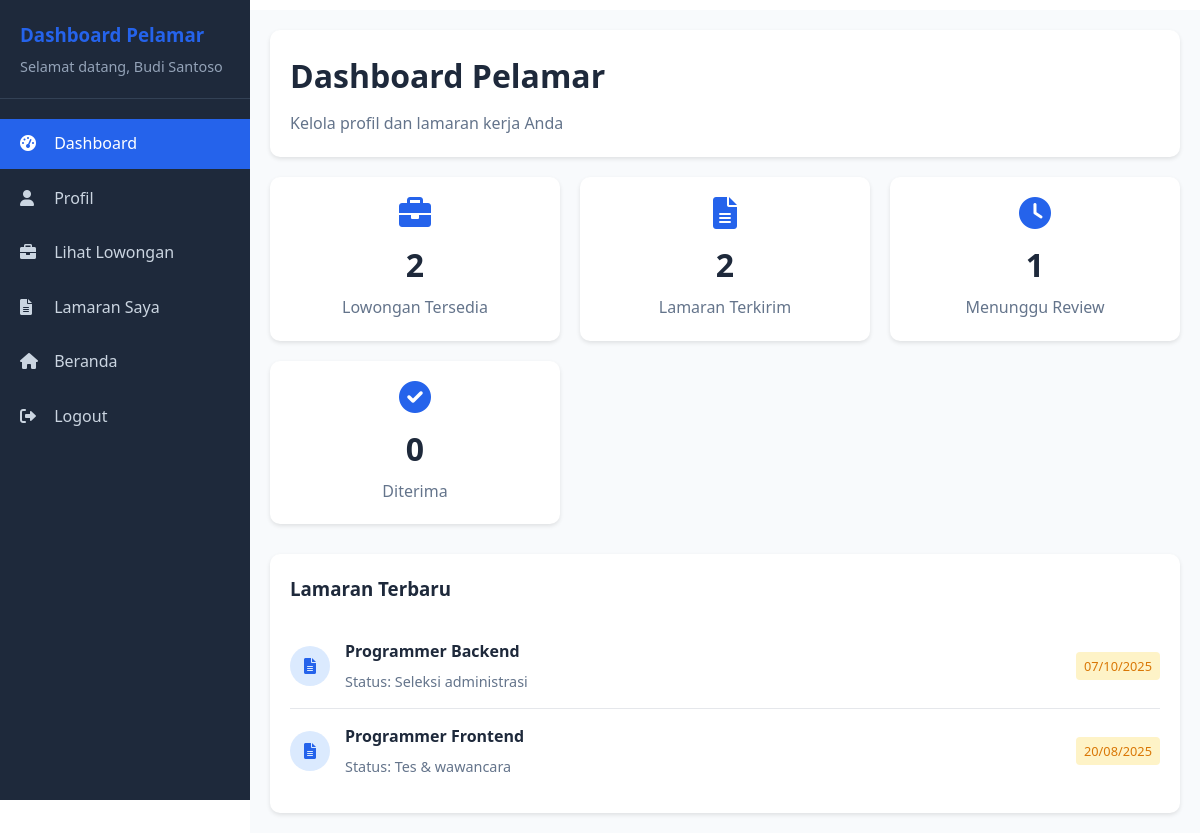
Page /pelamar/dashboard.php (signed in) on the committed database.
### tables this page shows
CREATE TABLE `applications` (
  `application_id` int NOT NULL,
  `job_id` int NOT NULL,
  `user_id` int NOT NULL,
  `no_telepon` varchar(20) NOT NULL,
  `pendidikan` varchar(100) NOT NULL,
  `cv` varchar(255) NOT NULL,
  `status` varchar(255) NOT NULL,
  `reason` text,
  `interview_date` datetime DEFAULT NULL,
  `start_date` date DEFAULT NULL,
  `applied_at` timestamp NOT NULL DEFAULT CURRENT_TIMESTAMP,
  `updated_at` timestamp NULL DEFAULT NULL
);

CREATE TABLE `lowongan` (
  `job_id` int NOT NULL,
  `title` varchar(200) NOT NULL,
  `description` text NOT NULL,
  `requirements` text,
  `location` varchar(100) DEFAULT NULL,
  `salary_range` varchar(50) DEFAULT NULL,
  `status` enum('open','closed') DEFAULT 'open',
  `posted_by` int DEFAULT NULL,
  `posted_at` timestamp NULL DEFAULT CURRENT_TIMESTAMP,
  `updated_at` timestamp NULL DEFAULT NULL,
  `hapus` int NOT NULL DEFAULT '0'
);

### pelamar/dashboard.php (the view, shortened to what this page needs)
<?php
require_once '../connect/koneksi.php';
$user_id = $_SESSION['user_id'];
$full_name = $_SESSION['full_name'];
$open_jobs = 0;
$sent_apps = 0;
$waiting = 0;
$accepted = 0;
$r1 = mysqli_query($conn, "SELECT COUNT(*) c FROM lowongan WHERE status='open' AND hapus=0");
if ($r1) {
    $open_jobs = (int)mysqli_fetch_assoc($r1)['c'];
}
$r2 = mysqli_query($conn, "SELECT COUNT(*) c FROM applications WHERE user_id=$user_id");
if ($r2) {
    $sent_apps = (int)mysqli_fetch_assoc($r2)['c'];
}
$r3 = mysqli_query($conn, "SELECT COUNT(*) c FROM applications WHERE user_id=$user_id AND status IN ('pending','seleksi administrasi')");
if ($r3) {
    $waiting = (int)mysqli_fetch_assoc($r3)['c'];
}
$r4 = mysqli_query($conn, "SELECT COUNT(*) c FROM applications WHERE user_id=$user_id AND status='diterima bekerja'");
if ($r4) {
    $accepted = (int)mysqli_fetch_assoc($r4)['c'];
}
$recent = mysqli_query($conn, "SELECT a.*, l.title FROM applications a JOIN lowongan l ON a.job_id=l.job_id WHERE a.user_id=$user_id ORDER BY a.applied_at DESC LIMIT 5");
?>
<!DOCTYPE html>
<html lang="id">
<head>
    <link rel="stylesheet" href="../assets/css/common.css">
    <link rel="stylesheet" href="../assets/css/navbar.css">
    <link rel="stylesheet" href="../assets/css/pages.css">
    <link rel="stylesheet" href="https://cdnjs.cloudflare.com/ajax/libs/font-awesome/6.0.0/css/all.min.css">
    <link rel="stylesheet" href="css/dashboard.css">
</head>
<body>
    <div class="dashboard-container">
        <div class="sidebar" id="sidebar">
            <div class="sidebar-header">
                <h3>Dashboard Pelamar</h3>
                <p>Selamat datang, <?php echo htmlspecialchars($full_name); ?></p>
            </div>
            <ul class="sidebar-menu">
                <li><a href="dashboard.php" class="active"><i class="fas fa-tachometer-alt"></i> Dashboard</a></li>
                <li><a href="profile.php"><i class="fas fa-user"></i> Profil</a></li>
                <li><a href="lowongan.php"><i class="fas fa-briefcase"></i> Lihat Lowongan</a></li>
                <li><a href="applications.php"><i class="fas fa-file-alt"></i> Lamaran Saya</a></li>
                <li><a href="../index.php"><i class="fas fa-home"></i> Beranda</a></li>
                <li><a href="../logout.php"><i class="fas fa-sign-out-alt"></i> Logout</a></li>
            </ul>
        </div>
        <div class="main-content">
            <div class="dashboard-header">
                <h1>Dashboard Pelamar</h1>
                <p>Kelola profil dan lamaran kerja Anda</p>
            </div>
            <div class="stats-grid">
                <div class="stat-card">
                    <i class="fas fa-briefcase"></i>
                    <h3><?php echo $open_jobs; ?></h3>
                    <p>Lowongan Tersedia</p>
                </div>
                <div class="stat-card">
                    <i class="fas fa-file-alt"></i>
                    <h3><?php echo $sent_apps; ?></h3>
                    <p>Lamaran Terkirim</p>
                </div>
                <div class="stat-card">
                    <i class="fas fa-clock"></i>
                    <h3><?php echo $waiting; ?></h3>
                    <p>Menunggu Review</p>
                </div>
                <div class="stat-card">
                    <i class="fas fa-check-circle"></i>
                    <h3><?php echo $accepted; ?></h3>
                    <p>Diterima</p>
                </div>
            </div>
            <div class="recent-applications">
                <h3>Lamaran Terbaru</h3>
                <?php if ($recent && mysqli_num_rows($recent) > 0): ?>
                    <?php while ($app = mysqli_fetch_assoc($recent)): ?>
                        <div class="application-item">
                            <div class="application-icon">
                                <i class="fas fa-file-alt"></i>
                            </div>
                            <div class="application-content">
                                <h4><?php echo htmlspecialchars($app['title']); ?></h4>
                                <p>Status: <?php echo htmlspecialchars(ucfirst($app['status'])); ?></p>
                            </div>
                            <span class="status-badge <?php echo $app['status'] === 'diterima bekerja' ? 'status-accepted' : ($app['status'] === 'ditolak' ? 'status-rejected' : 'status-pending'); ?>">
                                <?php echo date('d/m/Y', strtotime($app['applied_at'])); ?>
                            </span>
                        </div>
                    <?php endwhile; ?>
                <?php endif; ?>
            </div>
        </div>
    </div>
</body>
</html>

### assets/css/common.css (style rules this page uses)
* { margin: 0; padding: 0; box-sizing: border-box; }
body { font-family: "Segoe UI", Tahoma, Geneva, Verdana, sans-serif; line-height: 1.6; color: #333; background-color: #ffffff; padding-top: 70px; }

### assets/css/navbar.css (style rules this page uses)
body { margin-top: -60px; }

### pelamar/css/dashboard.css (style rules this page uses)
.dashboard-container { display: flex; min-height: 100vh; }
.sidebar { width: 250px; background: #1e293b; color: white; padding: 20px 0; position: fixed; top: 0; left: 0; height: 100vh; overflow-y: auto; transition: left 0.3s ease; z-index: 1000; }
.sidebar-header { padding: 0 20px 20px; border-bottom: 1px solid #334155; margin-bottom: 20px; }
.sidebar-header h3 { color: #2563eb; margin-bottom: 5px; }
.sidebar-header p { color: #94a3b8; font-size: 0.9rem; }
.sidebar-menu { list-style: none; padding: 0; }
.sidebar-menu li { margin-bottom: 5px; }
.sidebar-menu a { display: block; padding: 12px 20px; color: #cbd5e1; text-decoration: none; transition: all 0.3s ease; }
.sidebar-menu a:hover, .sidebar-menu a.active { background: #2563eb; color: white; }
.sidebar-menu i { margin-right: 10px; width: 20px; }
.main-content { flex: 1; margin-left: 250px; padding: 20px; background: #f8fafc; }
.dashboard-header { background: white; padding: 20px; border-radius: 10px; box-shadow: 0 2px 4px rgba(0, 0, 0, 0.1); margin-bottom: 20px; }
.dashboard-header h1 { color: #1e293b; margin-bottom: 10px; }
.dashboard-header p { color: #64748b; }
.stats-grid { display: grid; grid-template-columns: repeat(auto-fit, minmax(250px, 1fr)); gap: 20px; margin-bottom: 30px; }
.stat-card { background: white; padding: 20px; border-radius: 10px; box-shadow: 0 2px 4px rgba(0, 0, 0, 0.1); text-align: center; }
.stat-card i { font-size: 2rem; color: #2563eb; margin-bottom: 10px; }
.stat-card h3 { font-size: 2rem; color: #1e293b; margin-bottom: 5px; }
.stat-card p { color: #64748b; font-weight: 500; }
.recent-applications { background: white; padding: 20px; border-radius: 10px; box-shadow: 0 2px 4px rgba(0, 0, 0, 0.1); }
.recent-applications h3 { color: #1e293b; margin-bottom: 20px; }
.application-item { display: flex; align-items: center; padding: 15px 0; border-bottom: 1px solid #e5e7eb; }
.application-item:last-child { border-bottom: none; }
.application-icon { width: 40px; height: 40px; background: #dbeafe; border-radius: 50%; display: flex; align-items: center; justify-content: center; margin-right: 15px; }
.application-icon i { color: #2563eb; }
.application-content h4 { color: #1e293b; margin-bottom: 5px; }
.application-content p { color: #64748b; font-size: 0.9rem; }
.status-badge { padding: 4px 8px; border-radius: 4px; font-size: 0.8rem; font-weight: 500; margin-left: auto; }
.status-pending { background: #fef3c7; color: #d97706; }

### rows in the picture
applications: job.title "Programmer Backend", status "Seleksi administrasi", applied_at "07/10/2025"
applications: job.title "Programmer Frontend", status "Tes & wawancara", applied_at "20/08/2025"

### other values in the picture
$full_name "Budi Santoso"
$open_jobs "2"
$sent_apps "2"
$waiting "1"
$accepted "0"
